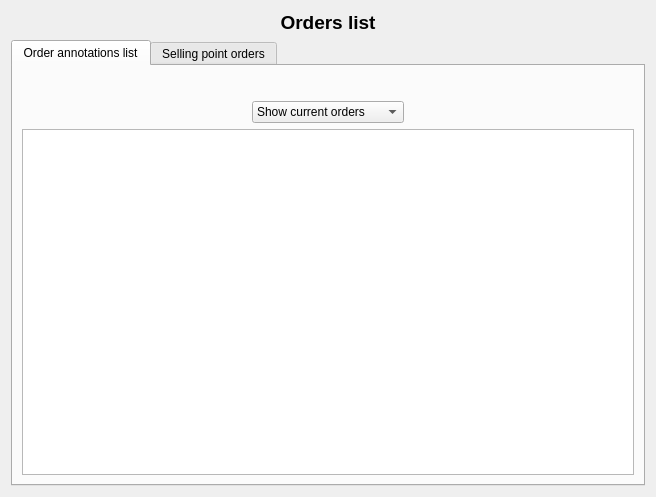
<?xml version="1.0" encoding="UTF-8"?>
<ui version="4.0">
 <class>wdgOrders</class>
 <widget class="QWidget" name="wdgOrders">
  <property name="geometry">
   <rect>
    <x>0</x>
    <y>0</y>
    <width>656</width>
    <height>497</height>
   </rect>
  </property>
  <property name="windowIcon">
   <iconset resource="../images/xulpymoney.qrc">
    <normaloff>:/xulpymoney/bank.png</normaloff>:/xulpymoney/bank.png</iconset>
  </property>
  <layout class="QHBoxLayout" name="horizontalLayout_4">
   <item>
    <layout class="QVBoxLayout" name="verticalLayout_2">
     <item>
      <widget class="QLabel" name="lbl">
       <property name="font">
        <font>
         <pointsize>14</pointsize>
         <weight>75</weight>
         <bold>true</bold>
        </font>
       </property>
       <property name="text">
        <string>Orders list</string>
       </property>
       <property name="alignment">
        <set>Qt::AlignCenter</set>
       </property>
      </widget>
     </item>
     <item>
      <widget class="QTabWidget" name="tabWidget">
       <property name="currentIndex">
        <number>0</number>
       </property>
       <widget class="QWidget" name="tab">
        <attribute name="icon">
         <iconset resource="../images/xulpymoney.qrc">
          <normaloff>:/xulpymoney/editar.png</normaloff>:/xulpymoney/editar.png</iconset>
        </attribute>
        <attribute name="title">
         <string>Order annotations list</string>
        </attribute>
        <layout class="QHBoxLayout" name="horizontalLayout_3">
         <item>
          <layout class="QVBoxLayout" name="verticalLayout">
           <item>
            <layout class="QHBoxLayout" name="horizontalLayout">
             <item>
              <spacer name="horizontalSpacer">
               <property name="orientation">
                <enum>Qt::Horizontal</enum>
               </property>
               <property name="sizeHint" stdset="0">
                <size>
                 <width>40</width>
                 <height>20</height>
                </size>
               </property>
              </spacer>
             </item>
             <item>
              <widget class="wdgYear" name="wdgYear" native="true"/>
             </item>
             <item>
              <spacer name="horizontalSpacer_4">
               <property name="orientation">
                <enum>Qt::Horizontal</enum>
               </property>
               <property name="sizeHint" stdset="0">
                <size>
                 <width>40</width>
                 <height>20</height>
                </size>
               </property>
              </spacer>
             </item>
            </layout>
           </item>
           <item>
            <layout class="QHBoxLayout" name="horizontalLayout_2">
             <item>
              <spacer name="horizontalSpacer_2">
               <property name="orientation">
                <enum>Qt::Horizontal</enum>
               </property>
               <property name="sizeHint" stdset="0">
                <size>
                 <width>40</width>
                 <height>20</height>
                </size>
               </property>
              </spacer>
             </item>
             <item>
              <widget class="QComboBox" name="cmbMode">
               <property name="sizeAdjustPolicy">
                <enum>QComboBox::AdjustToContents</enum>
               </property>
               <item>
                <property name="text">
                 <string>Show current orders</string>
                </property>
                <property name="icon">
                 <iconset resource="../images/xulpymoney.qrc">
                  <normaloff>:/xulpymoney/new.png</normaloff>:/xulpymoney/new.png</iconset>
                </property>
               </item>
               <item>
                <property name="text">
                 <string>Show expired orders</string>
                </property>
                <property name="icon">
                 <iconset resource="../images/xulpymoney.qrc">
                  <normaloff>:/xulpymoney/expired.jpg</normaloff>:/xulpymoney/expired.jpg</iconset>
                </property>
               </item>
               <item>
                <property name="text">
                 <string>Show executed orders</string>
                </property>
                <property name="icon">
                 <iconset resource="../images/xulpymoney.qrc">
                  <normaloff>:/xulpymoney/tools-wizard.png</normaloff>:/xulpymoney/tools-wizard.png</iconset>
                </property>
               </item>
               <item>
                <property name="text">
                 <string>Show all</string>
                </property>
                <property name="icon">
                 <iconset resource="../images/xulpymoney.qrc">
                  <normaloff>:/xulpymoney/eye.png</normaloff>:/xulpymoney/eye.png</iconset>
                </property>
               </item>
              </widget>
             </item>
             <item>
              <spacer name="horizontalSpacer_3">
               <property name="orientation">
                <enum>Qt::Horizontal</enum>
               </property>
               <property name="sizeHint" stdset="0">
                <size>
                 <width>40</width>
                 <height>20</height>
                </size>
               </property>
              </spacer>
             </item>
            </layout>
           </item>
           <item>
            <widget class="myQTableWidget" name="tblOrders">
             <property name="contextMenuPolicy">
              <enum>Qt::CustomContextMenu</enum>
             </property>
             <property name="alternatingRowColors">
              <bool>true</bool>
             </property>
             <property name="selectionMode">
              <enum>QAbstractItemView::SingleSelection</enum>
             </property>
             <property name="selectionBehavior">
              <enum>QAbstractItemView::SelectRows</enum>
             </property>
             <attribute name="verticalHeaderVisible">
              <bool>false</bool>
             </attribute>
            </widget>
           </item>
          </layout>
         </item>
        </layout>
       </widget>
       <widget class="QWidget" name="tab_2">
        <attribute name="icon">
         <iconset resource="../images/xulpymoney.qrc">
          <normaloff>:/xulpymoney/today.png</normaloff>:/xulpymoney/today.png</iconset>
        </attribute>
        <attribute name="title">
         <string>Selling point orders</string>
        </attribute>
        <layout class="QHBoxLayout" name="horizontalLayout_5">
         <item>
          <widget class="myQTableWidget" name="tblSellingPoints">
           <property name="contextMenuPolicy">
            <enum>Qt::CustomContextMenu</enum>
           </property>
           <property name="alternatingRowColors">
            <bool>true</bool>
           </property>
           <property name="selectionMode">
            <enum>QAbstractItemView::SingleSelection</enum>
           </property>
           <property name="selectionBehavior">
            <enum>QAbstractItemView::SelectRows</enum>
           </property>
           <attribute name="verticalHeaderVisible">
            <bool>false</bool>
           </attribute>
          </widget>
         </item>
        </layout>
       </widget>
      </widget>
     </item>
    </layout>
   </item>
  </layout>
  <action name="actionOrderNew">
   <property name="icon">
    <iconset resource="../images/xulpymoney.qrc">
     <normaloff>:/xulpymoney/add.png</normaloff>:/xulpymoney/add.png</iconset>
   </property>
   <property name="text">
    <string>New purchase order</string>
   </property>
   <property name="toolTip">
    <string>New purchase order</string>
   </property>
  </action>
  <action name="actionOrderDelete">
   <property name="icon">
    <iconset resource="../images/xulpymoney.qrc">
     <normaloff>:/xulpymoney/button_cancel.png</normaloff>:/xulpymoney/button_cancel.png</iconset>
   </property>
   <property name="text">
    <string>Delete purchase order</string>
   </property>
   <property name="toolTip">
    <string>Delete purchase order</string>
   </property>
  </action>
  <action name="actionOrderEdit">
   <property name="icon">
    <iconset resource="../images/xulpymoney.qrc">
     <normaloff>:/xulpymoney/editar.png</normaloff>:/xulpymoney/editar.png</iconset>
   </property>
   <property name="text">
    <string>Edit purchase order</string>
   </property>
   <property name="toolTip">
    <string>Edit purchase order</string>
   </property>
  </action>
  <action name="actionExecute">
   <property name="icon">
    <iconset resource="../images/xulpymoney.qrc">
     <normaloff>:/xulpymoney/tools-wizard.png</normaloff>:/xulpymoney/tools-wizard.png</iconset>
   </property>
   <property name="text">
    <string>Execute order</string>
   </property>
   <property name="toolTip">
    <string>Execute order</string>
   </property>
  </action>
  <action name="actionShowReinvest">
   <property name="icon">
    <iconset resource="../images/xulpymoney.qrc">
     <normaloff>:/xulpymoney/gafas.png</normaloff>:/xulpymoney/gafas.png</iconset>
   </property>
   <property name="text">
    <string>Show reinvest simulation</string>
   </property>
   <property name="toolTip">
    <string>Show reinvest simulation</string>
   </property>
  </action>
  <action name="actionShowReinvestSameProduct">
   <property name="icon">
    <iconset resource="../images/xulpymoney.qrc">
     <normaloff>:/xulpymoney/gafas.png</normaloff>:/xulpymoney/gafas.png</iconset>
   </property>
   <property name="text">
    <string>Show reinvest simulation all investments with same product</string>
   </property>
   <property name="toolTip">
    <string>Show reinvest simulation all investments with same product</string>
   </property>
  </action>
 </widget>
 <customwidgets>
  <customwidget>
   <class>myQTableWidget</class>
   <extends>QTableWidget</extends>
   <header location="global">myqtablewidget</header>
  </customwidget>
  <customwidget>
   <class>wdgYear</class>
   <extends>QWidget</extends>
   <header location="global">wdgYear</header>
   <container>1</container>
  </customwidget>
 </customwidgets>
 <resources>
  <include location="../images/xulpymoney.qrc"/>
 </resources>
 <connections/>
</ui>
